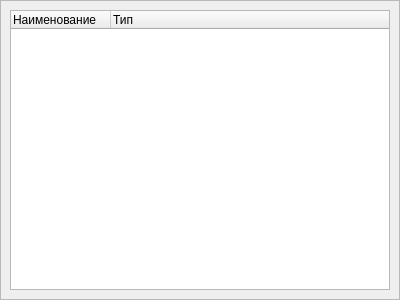
<?xml version="1.0" encoding="UTF-8"?>
<ui version="4.0">
 <class>ClassTree</class>
 <widget class="QWidget" name="ClassTree">
  <property name="geometry">
   <rect>
    <x>0</x>
    <y>0</y>
    <width>400</width>
    <height>300</height>
   </rect>
  </property>
  <property name="windowTitle">
   <string>Form</string>
  </property>
  <layout class="QGridLayout" name="gridLayout">
   <property name="leftMargin">
    <number>0</number>
   </property>
   <property name="topMargin">
    <number>0</number>
   </property>
   <property name="rightMargin">
    <number>0</number>
   </property>
   <property name="bottomMargin">
    <number>0</number>
   </property>
   <item row="0" column="0">
    <widget class="QScrollArea" name="scrollArea">
     <property name="widgetResizable">
      <bool>true</bool>
     </property>
     <widget class="QWidget" name="scrollAreaWidgetContents">
      <property name="geometry">
       <rect>
        <x>0</x>
        <y>0</y>
        <width>398</width>
        <height>298</height>
       </rect>
      </property>
      <layout class="QGridLayout" name="gridLayout_2">
       <item row="0" column="0">
        <widget class="QTreeWidget" name="viewTree_Widget">
         <property name="columnCount">
          <number>2</number>
         </property>
         <column>
          <property name="text">
           <string>Наименование</string>
          </property>
         </column>
         <column>
          <property name="text">
           <string>Тип</string>
          </property>
         </column>
        </widget>
       </item>
      </layout>
     </widget>
    </widget>
   </item>
  </layout>
 </widget>
 <resources/>
 <connections/>
</ui>
